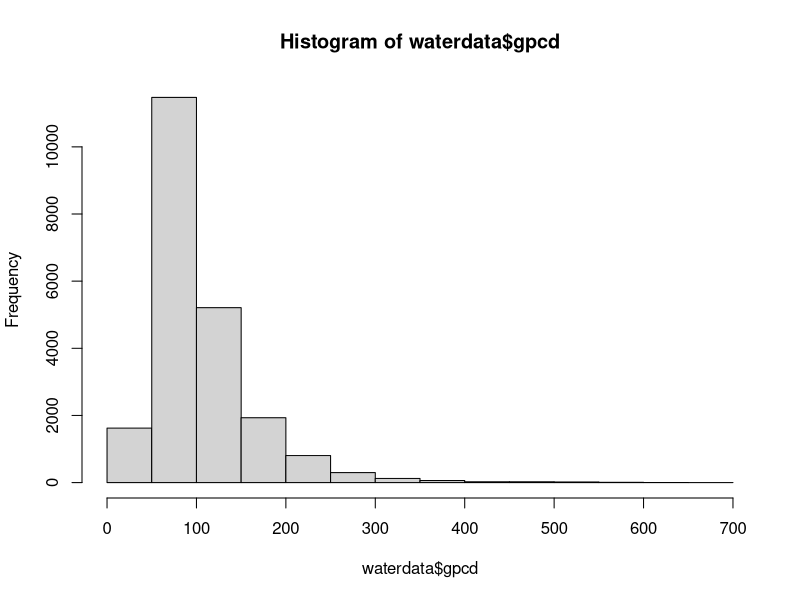
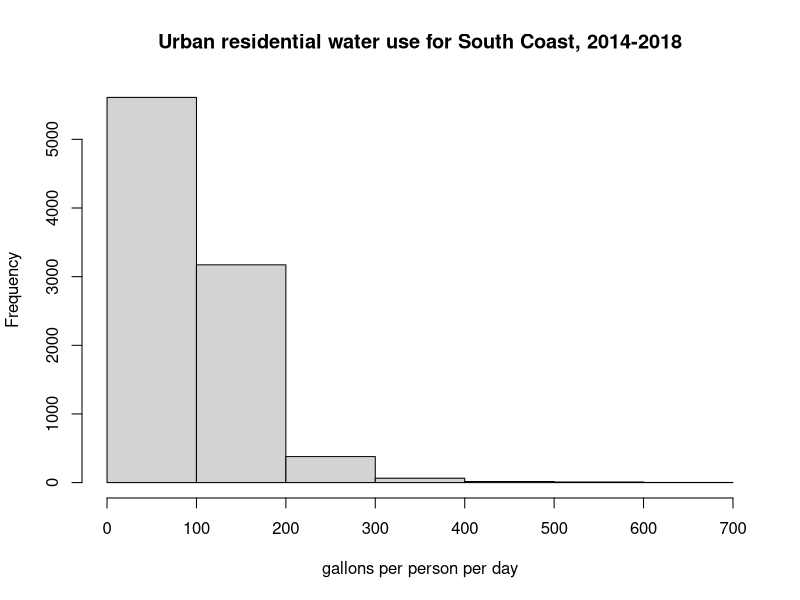

R code for these plots, in order:
# Example 1 - Urban water use - Non-interactive version

library(tidyverse)

# Read in urban water agency conservation data by month for 2014-2019
waterdata <- read_csv("example1/CA urban water conservation 2019-01.csv",
                      col_types = cols(month = col_date(format = "%m/%d/%Y")))

summary(waterdata)  # get summary statistics on the numeric variables
unique(waterdata$region)  # show all unique regions

# GPCD = gallons per capita (person) per day, a common metric for urban water use efficiency
hist(waterdata$gpcd)  # examine the range of gpcds

# Now let's customize the histogram a bit

selectedregion <- "South Coast"     # select a region
numbins <- 8                           # choose a number of bins for the histogram
waterdata_filter <- waterdata %>%   # subset waterdata by the selected region 
  filter(region == selectedregion)

# Now we'll make a new histogram just for that region

hist(waterdata_filter$gpcd,
     breaks = numbins,
     xlab = "gallons per person per day",
     main = paste0("Urban residential water use for ", selectedregion, ", 2014-2018"))
